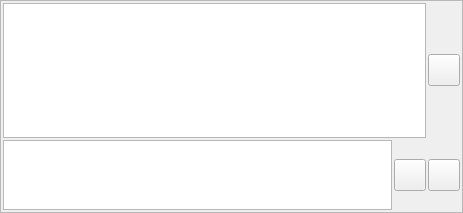
<?xml version="1.0" encoding="UTF-8"?>
<ui version="4.0">
 <class>InstMsgWidgetClass</class>
 <widget class="QWidget" name="InstMsgWidgetClass">
  <property name="geometry">
   <rect>
    <x>0</x>
    <y>0</y>
    <width>463</width>
    <height>213</height>
   </rect>
  </property>
  <property name="sizePolicy">
   <sizepolicy hsizetype="Expanding" vsizetype="Expanding">
    <horstretch>0</horstretch>
    <verstretch>0</verstretch>
   </sizepolicy>
  </property>
  <property name="minimumSize">
   <size>
    <width>0</width>
    <height>0</height>
   </size>
  </property>
  <property name="maximumSize">
   <size>
    <width>16777215</width>
    <height>16777215</height>
   </size>
  </property>
  <property name="windowTitle">
   <string>Form</string>
  </property>
  <property name="styleSheet">
   <string notr="true"/>
  </property>
  <layout class="QGridLayout" name="gridLayout">
   <property name="leftMargin">
    <number>0</number>
   </property>
   <property name="topMargin">
    <number>0</number>
   </property>
   <property name="rightMargin">
    <number>0</number>
   </property>
   <property name="bottomMargin">
    <number>0</number>
   </property>
   <property name="spacing">
    <number>0</number>
   </property>
   <item row="0" column="0">
    <widget class="QFrame" name="m_MainFrame">
     <property name="frameShape">
      <enum>QFrame::Shape::StyledPanel</enum>
     </property>
     <property name="frameShadow">
      <enum>QFrame::Shadow::Raised</enum>
     </property>
     <layout class="QVBoxLayout" name="verticalLayout">
      <property name="spacing">
       <number>2</number>
      </property>
      <property name="leftMargin">
       <number>2</number>
      </property>
      <property name="topMargin">
       <number>2</number>
      </property>
      <property name="rightMargin">
       <number>2</number>
      </property>
      <property name="bottomMargin">
       <number>2</number>
      </property>
      <item>
       <layout class="QHBoxLayout" name="horizontalLayout_2">
        <item>
         <widget class="QListWidget" name="m_MsgListWidget"/>
        </item>
        <item>
         <widget class="VxPushButton" name="m_ClearHistoryButton">
          <property name="sizePolicy">
           <sizepolicy hsizetype="Fixed" vsizetype="Fixed">
            <horstretch>0</horstretch>
            <verstretch>0</verstretch>
           </sizepolicy>
          </property>
          <property name="minimumSize">
           <size>
            <width>32</width>
            <height>32</height>
           </size>
          </property>
          <property name="maximumSize">
           <size>
            <width>32</width>
            <height>32</height>
           </size>
          </property>
          <property name="text">
           <string notr="true"/>
          </property>
          <property name="iconSize">
           <size>
            <width>32</width>
            <height>32</height>
           </size>
          </property>
         </widget>
        </item>
       </layout>
      </item>
      <item>
       <layout class="QHBoxLayout" name="horizontalLayout">
        <item>
         <widget class="QPlainTextEdit" name="m_ChatTextEdit">
          <property name="sizePolicy">
           <sizepolicy hsizetype="Expanding" vsizetype="Preferred">
            <horstretch>0</horstretch>
            <verstretch>0</verstretch>
           </sizepolicy>
          </property>
         </widget>
        </item>
        <item>
         <widget class="VxPushButton" name="m_CancelTextButton">
          <property name="sizePolicy">
           <sizepolicy hsizetype="Fixed" vsizetype="Fixed">
            <horstretch>0</horstretch>
            <verstretch>0</verstretch>
           </sizepolicy>
          </property>
          <property name="minimumSize">
           <size>
            <width>32</width>
            <height>32</height>
           </size>
          </property>
          <property name="maximumSize">
           <size>
            <width>32</width>
            <height>32</height>
           </size>
          </property>
          <property name="text">
           <string notr="true"/>
          </property>
          <property name="iconSize">
           <size>
            <width>32</width>
            <height>32</height>
           </size>
          </property>
         </widget>
        </item>
        <item>
         <widget class="VxPushButton" name="m_SendTextButton">
          <property name="sizePolicy">
           <sizepolicy hsizetype="Fixed" vsizetype="Fixed">
            <horstretch>0</horstretch>
            <verstretch>0</verstretch>
           </sizepolicy>
          </property>
          <property name="minimumSize">
           <size>
            <width>32</width>
            <height>32</height>
           </size>
          </property>
          <property name="maximumSize">
           <size>
            <width>32</width>
            <height>32</height>
           </size>
          </property>
          <property name="text">
           <string notr="true"/>
          </property>
          <property name="iconSize">
           <size>
            <width>32</width>
            <height>32</height>
           </size>
          </property>
         </widget>
        </item>
       </layout>
      </item>
     </layout>
    </widget>
   </item>
  </layout>
 </widget>
 <customwidgets>
  <customwidget>
   <class>VxPushButton</class>
   <extends>QPushButton</extends>
   <header location="global">VxPushButton.h</header>
  </customwidget>
 </customwidgets>
 <resources/>
 <connections/>
</ui>
